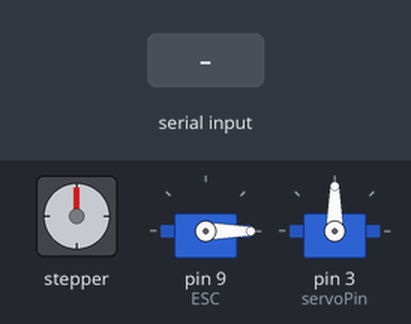
Bench run of a sketch on a simulated Arduino Uno, built with avr-gcc and run on an emulated ATmega328P. Shown: stepper motor, 2 × servo. Wiring (inferred from the names in the program): stepper motor driver (200 steps per turn assumed): step pin 2; direction pin 5. Inputs (shaded band) come from the test bench. What the sketch prints to the serial monitor is not drawn.

Above: at 15.2 s.
15.3 s: "4" received over Serial
At 15.45 s:
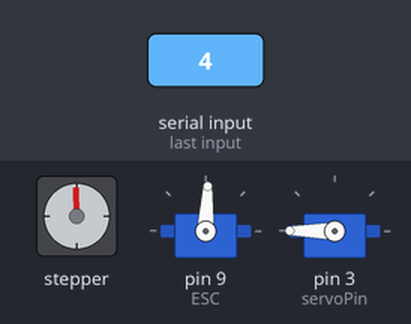
18.3 s: byte 5 (5) received over Serial
At 19.5 s:
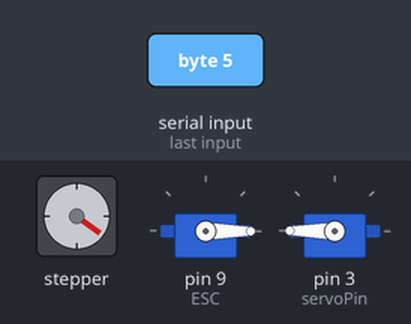
19.8 s: byte 55 (55) received over Serial
At 20.26 s:
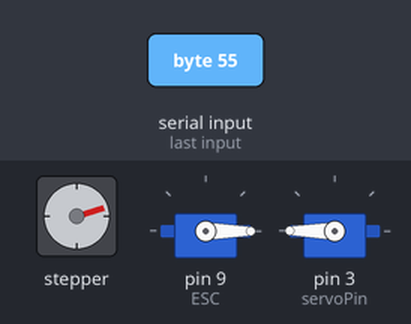
22.8 s: byte 1 (1) received over Serial
At 23.2 s:
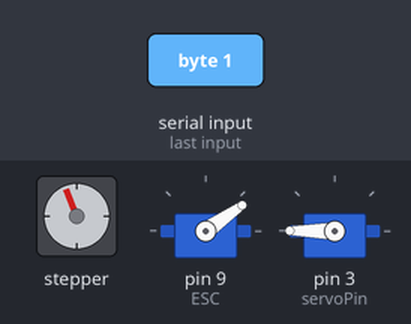
24.3 s: byte 2 (2) received over Serial
At 25.0 s:
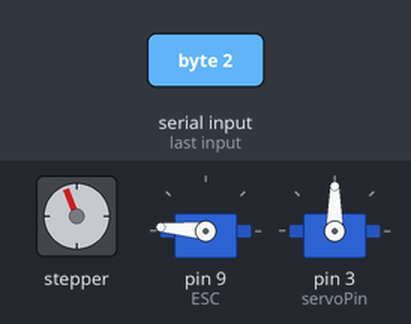
25.8 s: byte 3 (3) received over Serial
At 26.2 s:
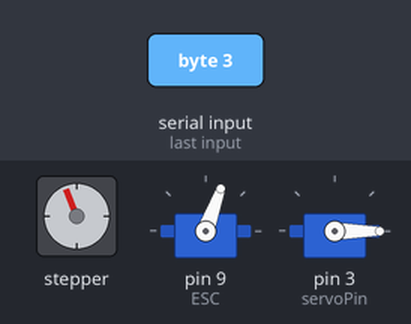
Timing chart, 0 to 28.3 s (numbered marks = the images above; inputs shaded):
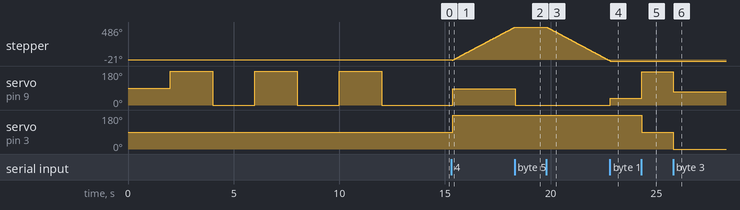

The sketch:

Ping-Pong_ball_launcher.ino
```cpp
#include <Servo.h>
// Include the Servo library
int servoPin = 3;
// Create a servo object
Servo Servo1;

#define stepPin 2
#define dirPin 5

Servo ESC;
int mode;
int Speed;

void setup(){
  ESC.attach(9,1000,2000);
  Serial.begin(9600);
  Servo1.attach(servoPin);
  pinMode(stepPin,OUTPUT);
  pinMode(dirPin,OUTPUT);
  delay(2000);
  for (int i = 0; i < 3; i++){
    Speed = map(1023, 0, 1023, 0, 180);
    ESC.write(Speed);
    delay(2000);
    Speed = map(0, 0, 1023, 0, 180);
    ESC.write(Speed);
    delay(2000);
  }
}

void loop(){
  if(Serial.available() > 0){
    mode = Serial.read();
    if(mode==49){
      Serial.print("I got ");
      mode = 1;
      Serial.print(mode, DEC);
    }
    if(mode==50){
      Serial.print("I got ");
      mode = 2;
      Serial.print(mode, DEC);
    }
    if(mode==51){
      Serial.print("I got ");
      mode = 3;
      Serial.print(mode, DEC);
    }
    if(mode==52){
      Serial.print("I got ");
      mode = 4;
      Serial.print(mode, DEC);
      digitalWrite(dirPin,LOW); //Changes the rotations direction
      for(int x = 5; x <  10; x++) {
        digitalWrite(stepPin,HIGH);
        delayMicroseconds(10000);
        digitalWrite(stepPin,LOW);
        delayMicroseconds(700);
      }
    }
    if(mode==53){
      Serial.print("I got ");
      mode = 5;
      Serial.print(mode, DEC);
    }
    if(mode==54){
      Serial.print("I got ");
      mode = 6;
      Serial.print(mode, DEC);
    }
    if(mode==55){
      Serial.print("I got ");
      mode = 7;
      Serial.print(mode, DEC);
    }
  }
  if(mode==1){
    Servo1.write(180);
    Serial.println(Speed);
    Speed = map(200, 0, 1023, 0, 180);
    ESC.write(Speed);
  }
  if(mode==2){
    Servo1.write(90);
    Serial.println(Speed);
    Speed = map(1000, 0, 1023, 0, 180);
    ESC.write(Speed);
  }
  if(mode==3){
    Servo1.write(0);
    Serial.println(Speed);
    Speed = map(400, 0, 1023, 0, 180);
    ESC.write(Speed);
  }
  if(mode==4){
    Servo1.write(180);
    Serial.println(Speed);
    Speed = map(500, 0, 1023, 0, 180);
    ESC.write(Speed);
    digitalWrite(dirPin,HIGH); // Enables the motor to move in a particular direction
  // Makes 200 pulses for making one full cycle rotation
    for(int x = 5; x < 10; x++) {
      digitalWrite(stepPin,HIGH);
      delayMicroseconds(10000);    // by changing this time delay between the steps we can change the rotation speed
      digitalWrite(stepPin,LOW);
      delayMicroseconds(700);
    }
  }
  if(mode==5){
    Serial.print("yay");
    Servo1.write(180);
    Speed = map(0, 0, 1023, 0, 180);
    ESC.write(Speed);

  }
  if(mode==6){
    digitalWrite(dirPin,HIGH); // Enables the motor to move in a particular direction
  // Makes 200 pulses for making one full cycle rotation
    for(int x = 5; x < 8; x++) {
      digitalWrite(stepPin,HIGH);
      delayMicroseconds(10000);    // by changing this time delay between the steps we can change the rotation speed
      digitalWrite(stepPin,LOW);
      delayMicroseconds(700);
    }
  }
  if(mode==7){
    digitalWrite(dirPin,LOW); // Enables the motor to move in a particular direction
  // Makes 200 pulses for making one full cycle rotation
    for(int x = 5; x < 8; x++) {
      digitalWrite(stepPin,HIGH);
      delayMicroseconds(10000);    // by changing this time delay between the steps we can change the rotation speed
      digitalWrite(stepPin,LOW);
      delayMicroseconds(700);
    }
  }
}

//Slow - 350ish, Fast - 400ish, super fast - 600
```

Measured:
- after the input at 18.3 s, stepper: goes on until 18.3 s, then stays 486°; servo on pin 9 (ESC): 87° → 0° at once
- after the input at 19.8 s, stepper: keeps turning counter-clockwise at about 169°/s, starting at once
- after the input at 22.8 s, stepper: goes on until 22.8 s, then stays -21°; servo on pin 9 (ESC): 0° → 35° at once
- after the input at 24.3 s, servo on pin 9 (ESC): 35° → 175° at once; servo on pin 3 (servoPin): 180° → 90° at once
- after the input at 25.8 s, servo on pin 9 (ESC): 175° → 70° at once; servo on pin 3 (servoPin): 90° → 0° at once
